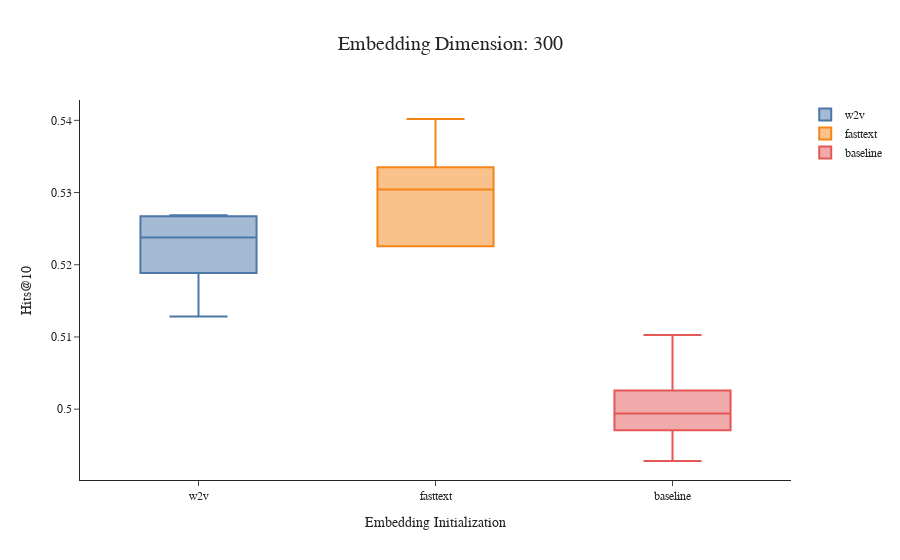

Source (notebook cell):
### Code cell
fig = make_subplots(rows=1, cols=1) #subplot_titles=["Noise Level vs Adv Error ",'Noise Level vs Adv Error'])

fig.add_trace(
     go.Box( y=w2v_300, boxpoints=False, name='w2v'),
    row=1, col=1
)
fig.add_trace(
     go.Box( y=fasttext_300, boxpoints=False, name='fasttext'),
    row=1, col=1
)

fig.add_trace(
     go.Box( y=baseline_300, boxpoints=False, name='baseline'),
    row=1, col=1
)

#Update xaxis properties
fig.update_xaxes(title_text="Embedding Initialization",  tickmode = 'linear',
        tick0 = 0.0,
        dtick = 0.1,  row=1, col=1)

# Update yaxis properties
fig.update_yaxes(title_text="Hits@10",row=1, col=1)


fig.update_layout(
    template=plotly_template,
    showlegend=True,
    title="Embedding Dimension: 300"
)
fig.show()

### Figure 1 — Plotly figure (JSON) as saved in the notebook; plotly's stock layout.template omitted (floating-point values rounded to 4 significant figures)
{"data": [{"boxpoints": false, "name": "w2v", "type": "box", "xaxis": "x", "y": [0.5209, 0.5128, 0.5267, 0.5268, 0.5238], "yaxis": "y"}, {"boxpoints": false, "name": "fasttext", "type": "box", "xaxis": "x", "y": [0.5313, 0.5402, 0.5226, 0.5304, 0.5226], "yaxis": "y"}, {"boxpoints": false, "name": "baseline", "type": "box", "xaxis": "x", "y": [0.4971, 0.5099, 0.4928, 0.4962, 0.5002, 0.4997, 0.4991, 0.499, 0.5026, 0.5103], "yaxis": "y"}], "layout": {"showlegend": true, "title": {"text": "Embedding Dimension: 300"}, "xaxis": {"anchor": "y", "domain": [0, 1], "dtick": 0.1, "tick0": 0, "tickmode": "linear", "title": {"text": "Embedding Initialization"}}, "yaxis": {"anchor": "x", "domain": [0, 1], "title": {"text": "Hits@10"}}}}
